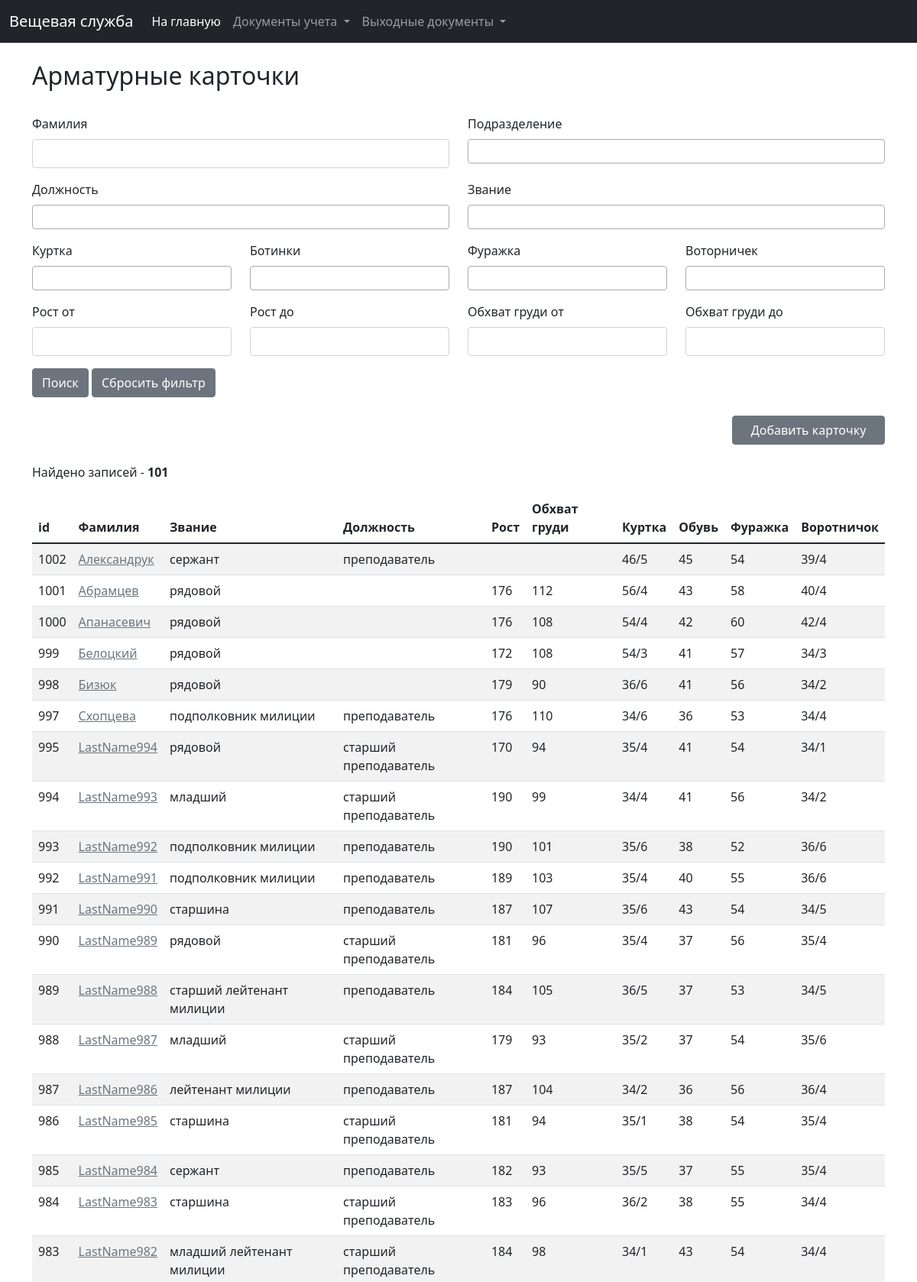
/clothing/cards (upper part), run on the app's committed database.
### clothing/models.py (models this page shows, shortened)
class Card(models.Model):
    employee = models.ForeignKey(Employee, on_delete=models.CASCADE, verbose_name="Сотрудник/курсант")
    norm = models.ForeignKey(Norm, on_delete=models.CASCADE, verbose_name="Норма")
    growth = models.IntegerField(verbose_name="Рост", blank=True, null=True)
    bust = models.IntegerField(verbose_name="Обхват груди", blank=True, null=True)
    jacket = models.ForeignKey(Dimensions, on_delete=models.SET_NULL, verbose_name="Куртка", blank=True, null=True)
    shoes = models.ForeignKey(ShoesDimensions, on_delete=models.SET_NULL, verbose_name="Обувь", blank=True, null=True)
    cap = models.ForeignKey(CapDimensions, on_delete=models.SET_NULL, verbose_name="Фуражка", blank=True, null=True)
    collar = models.ForeignKey(Dimensions, on_delete=models.SET_NULL, verbose_name="Воротничок", related_name="collar",
                               blank=True, null=True)
    clothes = models.ManyToManyField(Clothes, verbose_name="Имущество", through='ClothesInCard', blank=True)
    created_at = models.DateTimeField(verbose_name="Дата и время создания", auto_created=True, blank=True, null=True)
    last_modified = models.DateTimeField(verbose_name="Дата и время последнего изменения", auto_now=True, blank=True,
                                         null=True)
    class Meta:
        ordering = ('-id',)
        verbose_name = 'Арматурная карточка'
        verbose_name_plural = 'Арматурные карточки'

class Employee(models.Model):
    last_name = models.CharField(verbose_name="Фамилия", max_length=30)
    first_name = models.CharField(verbose_name="Имя", max_length=30)
    patronymic = models.CharField(verbose_name="Отчество", max_length=30)
    subdivision = models.ForeignKey(Subdivision, on_delete=models.SET_NULL, verbose_name="Подразделение", blank=True,
                                    null=True)
    sex = models.IntegerField(choices=SEX, verbose_name="Пол", blank=True, null=True, default=1)
    kind = models.IntegerField(choices=EMPLOYEE_KIND, verbose_name="Тип сотрудника")
    rank = models.ForeignKey(Rank, on_delete=models.CASCADE, verbose_name="Звание", blank=True, null=True)
    position = models.ForeignKey(Position, on_delete=models.SET_NULL, verbose_name="Должность", blank=True, null=True)
    is_on_decree = models.BooleanField(verbose_name="В декрете", default=False)
    decree_start = models.DateField(verbose_name="Начало декрета", blank=True, null=True)
    decree_finish = models.DateField(verbose_name="Окончание декрета", blank=True, null=True)
    date_of_birth = models.DateField(verbose_name="Дата рождения", blank=True, null=True)
    last_modified = models.DateTimeField(verbose_name="Дата и время последнего редактирования", auto_now=True)
    def __str__(self):
        return self.last_name
    class Meta:
        ordering = ('-id',)
        verbose_name = 'Сотрудник'
        verbose_name_plural = 'Сотрудники'

class Rank(models.Model):
    rank = models.CharField(verbose_name="Звание", max_length=50)
    created_at = models.DateTimeField(verbose_name="Дата и время создания", auto_created=True, blank=True, null=True)
    last_modified = models.DateTimeField(verbose_name="Дата и время последнего изменения", auto_now=True, blank=True,
                                         null=True)
    def __str__(self):
        return self.rank
    class Meta:
        ordering = ('id',)
        verbose_name = 'Звание'
        verbose_name_plural = 'Звания'

class Position(models.Model):
    position = models.CharField(verbose_name="Должность", max_length=255)
    created_at = models.DateTimeField(verbose_name="Дата и время создания", auto_created=True, blank=True, null=True)
    last_modified = models.DateTimeField(verbose_name="Дата и время последнего изменения", auto_now=True, blank=True,
                                         null=True)
    def __str__(self):
        return self.position
    class Meta:
        ordering = ('position',)
        verbose_name = 'Должность'
        verbose_name_plural = 'Должности'

class Dimensions(models.Model):
    dimension = models.CharField(max_length=20, verbose_name="Размер")
    def __str__(self):
        return self.dimension
    class Meta:
        ordering = ('dimension',)
        verbose_name = 'Размер (куртки)'
        verbose_name_plural = 'Размеры (куртки)'

class ShoesDimensions(models.Model):
    shoes_dimension = models.CharField(max_length=20, verbose_name="Размер обуви")
    def __str__(self):
        return self.shoes_dimension
    class Meta:
        ordering = ('shoes_dimension',)
        verbose_name = 'Размер (обуви)'
        verbose_name_plural = 'Размеры (обуви)'

class CapDimensions(models.Model):
    cap_dimension = models.CharField(max_length=20, verbose_name="Размер фуражки")
    def __str__(self):
        return self.cap_dimension
    class Meta:
        ordering = ('cap_dimension',)
        verbose_name = 'Размер (фуражки)'
        verbose_name_plural = 'Размеры (фуражки)'

### clothing/views.py (the view)
# urls.py: path('cards', views.card_list, name='card_list'),
def card_list(request):
    f = CardFilter(request.GET, queryset=Card.objects.all())
    paginator = Paginator(f.qs, 50)
    page = request.GET.get('page')
    cards_list = paginator.get_page(page)
    card_form = CardForm()
    return render(request, 'clothing/card/card_list.html',
                  {'list': cards_list, 'card_form': card_form, 'filter': f})

### clothing/forms.py
class CardForm(ModelForm):
    class Meta:
        model = Card
        fields = '__all__'

### clothing/models.py (called while the page is built)
    def __str__(self):
        return self.subdivision_name

    def __str__(self):
        return self.norm_title

### clothing/templatetags/url_replace.py (called while the page is built)
@register.simple_tag
def url_replace(request, field, value):
    d = request.GET.copy()
    d[field] = value
    return d.urlencode()

### clothing/templates/clothing/card/card_list.html (shortened to what this page needs)
{% extends 'base_list.html' %}
{% load widget_tweaks %}
{% load static %}
{% block list_title %}Арматурные карточки{% endblock %}
{% block filters %}
    <form action="{% url 'clothing:card_list' %}">
        <div class="row">
            <div class="col-md-6">
                <div class="mb-3">
                    <label class="form-label">Фамилия</label>
                    {% render_field filter.form.last_name class+="form-control" %}
                </div>
            </div>
            <div class="col-md-6">
                <div class="mb-3">
                    <label class="form-label">Подразделение</label>
                </div>
            </div>
        </div>
        <div class="row">
            <div class="col-md-6">
                <div class="mb-3">
                    <label class="form-label">Должность</label>
                </div>
            </div>
            <div class="col-md-6">
                <div class="mb-3">
                    <label class="form-label">Звание</label>
                </div>
            </div>
        </div>
        <div class="row">
            <div class="col-md-3">
                <div class="mb-3">
                    <label class="form-label">Куртка</label>
                </div>
            </div>
            <div class="col-md-3">
                <div class="mb-3">
                    <label class="form-label">Ботинки</label>
                </div>
            </div>
            <div class="col-md-3">
                <div class="mb-3">
                    <label class="form-label">Фуражка</label>
                </div>
            </div>
            <div class="col-md-3">
                <div class="mb-3">
                    <label class="form-label">Воторничек</label>
                </div>
            </div>
        </div>
        <div class="row">
            <div class="col-md-3">
                <div class="mb-3">
                    <label class="form-label">Рост от</label>
                    {% render_field filter.form.growth_from class+="form-control" %}
                </div>
            </div>
            <div class="col-md-3">
                <div class="mb-3">
                    <label class="form-label">Рост до</label>
                    {% render_field filter.form.growth_till class+="form-control" %}
                </div>
            </div>
            <div class="col-md-3">
                <div class="mb-3">
                    <label class="form-label">Обхват груди от</label>
                    {% render_field filter.form.bust_from class+="form-control" %}
                </div>
            </div>
            <div class="col-md-3">
                <div class="mb-3">
                    <label class="form-label">Обхват груди до</label>
                    {% render_field filter.form.bust_till class+="form-control" %}
                </div>
            </div>
        </div>
        <button type="submit" class="btn btn-secondary">Поиск</button>
        <a href="{% url 'clothing:card_list' %}" class="btn btn-secondary">Сбросить фильтр</a>
    </form>
{% endblock %}
{% block add_button %}
    <a href="#card_add_data_form" data-bs-toggle="modal" class="btn btn-secondary"
       style="display: block; margin-left:auto; width: 200px;">Добавить карточку</a>
{% endblock %}
{% block list %}
    <table class="table table-striped table-hover">
        <thead>
        <tr>
            <th scope="col">id</th>
            <th scope="col">Фамилия</th>
            <th scope="col">Звание</th>
            <th scope="col">Должность</th>
            <th scope="col">Рост</th>
            <th scope="col">Обхват груди</th>
            <th scope="col">Куртка</th>
            <th scope="col">Обувь</th>
            <th scope="col">Фуражка</th>
            <th scope="col">Воротничок</th>
        </tr>
        </thead>
        <tbody>
        {% for card in list %}
            <tr>
                <td>{{ card.id }}</td>
                <td><a href="{% url 'clothing:get_card' card.id %}"
                       class="link-secondary">{{ card.employee.last_name|default_if_none:"Нет данных" }}</a>
                </td>
                <td>{{ card.employee.rank|default_if_none:"" }}</td>
                <td>{{ card.employee.position|default_if_none:"" }}</td>
                <td>{{ card.growth|default_if_none:"" }}</td>
                <td>{{ card.bust|default_if_none:"" }}</td>
                <td>{{ card.jacket|default_if_none:"" }}</td>
                <td>{{ card.shoes|default_if_none:"" }}</td>
                <td>{{ card.cap|default_if_none:"" }}</td>
                <td>{{ card.collar|default_if_none:"" }}</td>
            </tr>
        {% endfor %}
        </tbody>
    </table>
{% endblock %}

### data on the page
Card: id "1002", employee.last_name "Александрук", employee.rank "сержант", employee.position "преподаватель", jacket "46/5", shoes "45", cap "54", collar "39/4"
Card: id "1001", employee.last_name "Абрамцев", employee.rank "рядовой", growth "176", bust "112", jacket "56/4", shoes "43", cap "58", collar "40/4"
Card: id "1000", employee.last_name "Апанасевич", employee.rank "рядовой", growth "176", bust "108", jacket "54/4", shoes "42", cap "60", collar "42/4"
Card: id "999", employee.last_name "Белоцкий", employee.rank "рядовой", growth "172", bust "108", jacket "54/3", shoes "41", cap "57", collar "34/3"
Card: id "998", employee.last_name "Бизюк", employee.rank "рядовой", growth "179", bust "90", jacket "36/6", shoes "41", cap "56", collar "34/2"
Card: id "997", employee.last_name "Схопцева", employee.rank "подполковник милиции", employee.position "преподаватель", growth "176", bust "110", jacket "34/6", shoes "36", cap "53", collar "34/4"
Card: id "995", employee.last_name "LastName994", employee.rank "рядовой", employee.position "старший преподаватель", growth "170", bust "94", jacket "35/4", shoes "41", cap "54", collar "34/1"
Card: id "994", employee.last_name "LastName993", employee.rank "младший", employee.position "старший преподаватель", growth "190", bust "99", jacket "34/4", shoes "41", cap "56", collar "34/2"
Card: id "993", employee.last_name "LastName992", employee.rank "подполковник милиции", employee.position "преподаватель", growth "190", bust "101", jacket "35/6", shoes "38", cap "52", collar "36/6"
Card: id "992", employee.last_name "LastName991", employee.rank "подполковник милиции", employee.position "преподаватель", growth "189", bust "103", jacket "35/4", shoes "40", cap "55", collar "36/6"
Card: id "991", employee.last_name "LastName990", employee.rank "старшина", employee.position "преподаватель", growth "187", bust "107", jacket "35/6", shoes "43", cap "54", collar "34/5"
Card: id "990", employee.last_name "LastName989", employee.rank "рядовой", employee.position "старший преподаватель", growth "181", bust "96", jacket "35/4", shoes "37", cap "56", collar "35/4"
Card: id "989", employee.last_name "LastName988", employee.rank "старший лейтенант милиции", employee.position "преподаватель", growth "184", bust "105", jacket "36/5", shoes "37", cap "53", collar "34/5"
Card: id "988", employee.last_name "LastName987", employee.rank "младший", employee.position "старший преподаватель", growth "179", bust "93", jacket "35/2", shoes "37", cap "54", collar "35/6"
Card: id "987", employee.last_name "LastName986", employee.rank "лейтенант милиции", employee.position "преподаватель", growth "187", bust "104", jacket "34/2", shoes "36", cap "56", collar "36/4"
Card: id "986", employee.last_name "LastName985", employee.rank "старшина", employee.position "старший преподаватель", growth "181", bust "94", jacket "35/1", shoes "38", cap "54", collar "35/4"
Card: id "985", employee.last_name "LastName984", employee.rank "сержант", employee.position "преподаватель", growth "182", bust "93", jacket "35/5", shoes "37", cap "55", collar "35/4"
Card: id "984", employee.last_name "LastName983", employee.rank "старшина", employee.position "старший преподаватель", growth "183", bust "96", jacket "36/2", shoes "38", cap "55", collar "34/4"
Card: id "983", employee.last_name "LastName982", employee.rank "младший лейтенант милиции", employee.position "старший преподаватель", growth "184", bust "98", jacket "34/1", shoes "43", cap "54", collar "34/4"

### other printed values
{{ filter.qs|length }} "101"
